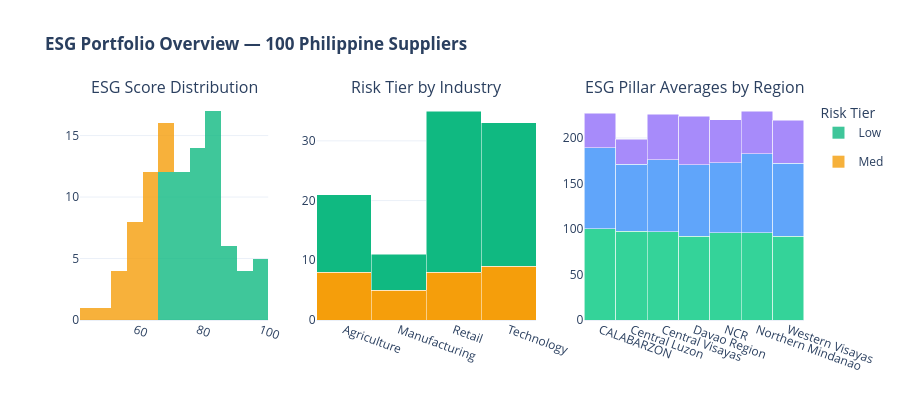

Notebook code for this chart:
### Code cell
fig = make_subplots(
    rows=1, cols=3,
    subplot_titles=("ESG Score Distribution", "Risk Tier by Industry", "ESG Pillar Averages by Region"),
    column_widths=[0.30, 0.35, 0.35]
)

# Histogram of ESG Scores
color_map = {"low": "#10b981", "med": "#f59e0b", "high": "#ef4444"}
for tier, grp in df_scores.groupby("risk_tier"):
    fig.add_trace(
        go.Histogram(x=grp["overall_esg_score"], name=tier.capitalize(),
                     marker_color=color_map[tier], opacity=0.8, nbinsx=15,
                     legendgroup=tier),
        row=1, col=1
    )

# Risk Distribution by Industry
rt_ind = df_scores.groupby(["industry", "risk_tier"]).size().reset_index(name="count")
for tier in ["high", "med", "low"]:
    sub = rt_ind[rt_ind["risk_tier"] == tier]
    fig.add_trace(
        go.Bar(x=sub["industry"], y=sub["count"], name=tier.capitalize(),
               marker_color=color_map[tier], legendgroup=tier, showlegend=False),
        row=1, col=2
    )

# ESG Breakdown per Region
region_pillar = df_scores.groupby("region")[["environment_score","social_score","governance_score"]].mean().reset_index()
for col_name, color in zip(["environment_score","social_score","governance_score"],
                            ["#34d399", "#60a5fa", "#a78bfa"]):
    fig.add_trace(
        go.Bar(x=region_pillar["region"], y=region_pillar[col_name],
               name=col_name.replace("_score","").capitalize(),
               marker_color=color, showlegend=False),
        row=1, col=3
    )

fig.update_layout(
    barmode="stack", height=400,
    title_text="<b>ESG Portfolio Overview</b>",
    template="plotly_white", legend_title="Risk Tier"
)
fig.update_xaxes(tickangle=20)
fig.show()

### Figure 1 — Plotly figure (JSON) as saved in the notebook; plotly's stock layout.template omitted (floating-point values rounded to 4 significant figures)
{"data": [{"legendgroup": "low", "marker": {"color": "#10b981"}, "name": "Low", "nbinsx": 15, "opacity": 0.8, "type": "histogram", "x": [72.1, 83.19, 85.68, 73.19, 92.1, 89.69, 79.26, 83.56, 86.48, 77.9, 85.67, 81.63, 85.99, 97.91, 78.03, 80.68, 75.9, 75.78, 85.68, 87.34, 77.62, 100.0, 84.37, 87.22, 86.31, 70.22, 70.32, 84.56, 80.17, 70.79, 74.07, 89.25, 70.49, 77.23, 88.45, 100.0, 78.21, 81.43, 72.06, 73.86, 80.94, 72.28, 98.2, 81.59, 82.38, 70.33, 85.87, 76.11, 97.34, 74.05, 74.13, 71.74, 72.43, 99.76, 85.51, 88.39, 83.54, 96.54, 72.53, 92.6, 83.58, 76.05, 76.92, 70.42, 70.99, 82.86, 78.59, 79.26, 88.4, 96.86], "xaxis": "x", "yaxis": "y"}, {"legendgroup": "med", "marker": {"color": "#f59e0b"}, "name": "Med", "nbinsx": 15, "opacity": 0.8, "type": "histogram", "x": [57.55, 62.86, 69.89, 44.68, 59.46, 63.86, 63.89, 64.39, 58.69, 54.78, 61.88, 62.57, 55.87, 66.47, 60.95, 65.31, 68.78, 59.23, 63.06, 69.26, 63.33, 62.21, 57.4, 68.11, 65.21, 62.77, 64.62, 55.27, 51.02, 58.78], "xaxis": "x", "yaxis": "y"}, {"legendgroup": "high", "marker": {"color": "#ef4444"}, "name": "High", "showlegend": false, "type": "bar", "x": [], "xaxis": "x2", "y": [], "yaxis": "y2"}, {"legendgroup": "med", "marker": {"color": "#f59e0b"}, "name": "Med", "showlegend": false, "type": "bar", "x": ["Agriculture", "Manufacturing", "Retail", "Technology"], "xaxis": "x2", "y": [8, 5, 8, 9], "yaxis": "y2"}, {"legendgroup": "low", "marker": {"color": "#10b981"}, "name": "Low", "showlegend": false, "type": "bar", "x": ["Agriculture", "Manufacturing", "Retail", "Technology"], "xaxis": "x2", "y": [13, 6, 27, 24], "yaxis": "y2"}, {"marker": {"color": "#34d399"}, "name": "Environment", "showlegend": false, "type": "bar", "x": ["CALABARZON", "Central Luzon", "Central Visayas", "Davao Region", "NCR", "Northern Mindanao", "Western Visayas"], "xaxis": "x3", "y": [100.4, 97.47, 96.7, 92.2, 96.11, 95.7, 91.92], "yaxis": "y3"}, {"marker": {"color": "#60a5fa"}, "name": "Social", "showlegend": false, "type": "bar", "x": ["CALABARZON", "Central Luzon", "Central Visayas", "Davao Region", "NCR", "Northern Mindanao", "Western Visayas"], "xaxis": "x3", "y": [89.09, 73.81, 79.23, 78.27, 76.85, 86.99, 80.4], "yaxis": "y3"}, {"marker": {"color": "#a78bfa"}, "name": "Governance", "showlegend": false, "type": "bar", "x": ["CALABARZON", "Central Luzon", "Central Visayas", "Davao Region", "NCR", "Northern Mindanao", "Western Visayas"], "xaxis": "x3", "y": [37.5, 27.27, 50.0, 53.33, 47.06, 46.88, 47.22], "yaxis": "y3"}], "layout": {"annotations": [{"font": {"size": 16}, "showarrow": false, "text": "ESG Score Distribution", "x": 0.13, "xanchor": "center", "xref": "paper", "y": 1, "yanchor": "bottom", "yref": "paper"}, {"font": {"size": 16}, "showarrow": false, "text": "Risk Tier by Industry", "x": 0.4783, "xanchor": "center", "xref": "paper", "y": 1, "yanchor": "bottom", "yref": "paper"}, {"font": {"size": 16}, "showarrow": false, "text": "ESG Pillar Averages by Region", "x": 0.8483, "xanchor": "center", "xref": "paper", "y": 1, "yanchor": "bottom", "yref": "paper"}], "barmode": "stack", "height": 400, "legend": {"title": {"text": "Risk Tier"}}, "title": {"text": "<b>ESG Portfolio Overview — 100 Philippine Suppliers</b>"}, "xaxis": {"anchor": "y", "domain": [0, 0.26], "tickangle": 20}, "xaxis2": {"anchor": "y2", "domain": [0.3267, 0.63], "tickangle": 20}, "xaxis3": {"anchor": "y3", "domain": [0.6967, 1], "tickangle": 20}, "yaxis": {"anchor": "x", "domain": [0, 1]}, "yaxis2": {"anchor": "x2", "domain": [0, 1]}, "yaxis3": {"anchor": "x3", "domain": [0, 1]}}}
